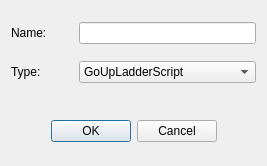
<?xml version="1.0" encoding="UTF-8"?>
<ui version="4.0">
 <class>Dialog_CreateCScript</class>
 <widget class="QDialog" name="Dialog_CreateCScript">
  <property name="geometry">
   <rect>
    <x>0</x>
    <y>0</y>
    <width>267</width>
    <height>166</height>
   </rect>
  </property>
  <property name="windowTitle">
   <string>New Script</string>
  </property>
  <property name="modal">
   <bool>true</bool>
  </property>
  <layout class="QGridLayout" name="gridLayout">
   <item row="0" column="0">
    <widget class="QLabel" name="label_name">
     <property name="text">
      <string>Name:</string>
     </property>
    </widget>
   </item>
   <item row="0" column="2">
    <widget class="QLineEdit" name="lineEdit_name"/>
   </item>
   <item row="1" column="0">
    <widget class="QLabel" name="label_2">
     <property name="text">
      <string>Type:</string>
     </property>
    </widget>
   </item>
   <item row="1" column="2">
    <widget class="QComboBox" name="comboBox_type">
     <item>
      <property name="text">
       <string>GoUpLadderScript</string>
      </property>
     </item>
     <item>
      <property name="text">
       <string>TakeExitUpScript</string>
      </property>
     </item>
     <item>
      <property name="text">
       <string>TakeExitDownScript</string>
      </property>
     </item>
    </widget>
   </item>
   <item row="3" column="0" colspan="3">
    <widget class="QDialogButtonBox" name="buttonBox">
     <property name="orientation">
      <enum>Qt::Horizontal</enum>
     </property>
     <property name="standardButtons">
      <set>QDialogButtonBox::Cancel|QDialogButtonBox::Ok</set>
     </property>
     <property name="centerButtons">
      <bool>true</bool>
     </property>
    </widget>
   </item>
   <item row="0" column="1">
    <spacer name="horizontalSpacer">
     <property name="orientation">
      <enum>Qt::Horizontal</enum>
     </property>
     <property name="sizeType">
      <enum>QSizePolicy::Fixed</enum>
     </property>
     <property name="sizeHint" stdset="0">
      <size>
       <width>20</width>
       <height>20</height>
      </size>
     </property>
    </spacer>
   </item>
   <item row="2" column="0">
    <spacer name="verticalSpacer">
     <property name="orientation">
      <enum>Qt::Vertical</enum>
     </property>
     <property name="sizeType">
      <enum>QSizePolicy::Fixed</enum>
     </property>
     <property name="sizeHint" stdset="0">
      <size>
       <width>20</width>
       <height>20</height>
      </size>
     </property>
    </spacer>
   </item>
  </layout>
 </widget>
 <resources/>
 <connections>
  <connection>
   <sender>buttonBox</sender>
   <signal>rejected()</signal>
   <receiver>Dialog_CreateCScript</receiver>
   <slot>reject()</slot>
   <hints>
    <hint type="sourcelabel">
     <x>316</x>
     <y>260</y>
    </hint>
    <hint type="destinationlabel">
     <x>286</x>
     <y>274</y>
    </hint>
   </hints>
  </connection>
 </connections>
</ui>
